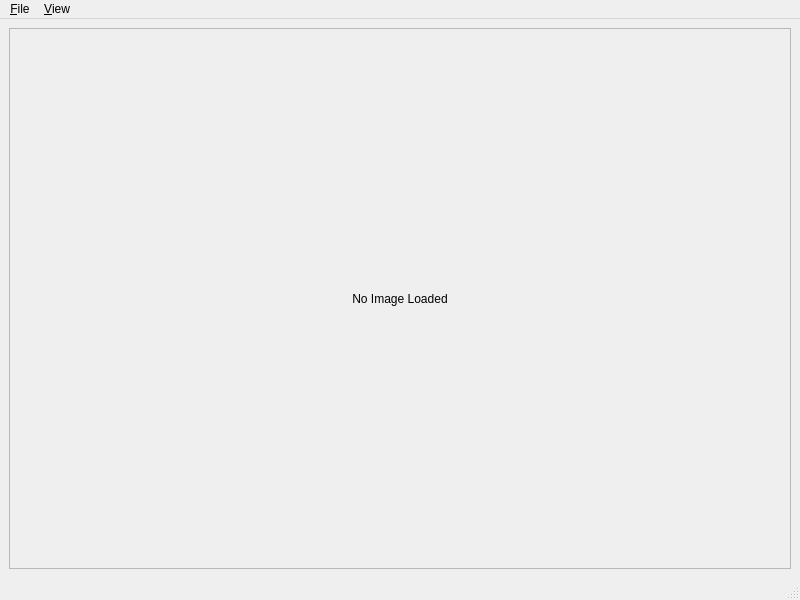
<ui version="4.0" >
 <class>QtSegEditForm</class>
 <widget class="QMainWindow" name="QtSegEditForm" >
  <property name="geometry" >
   <rect>
    <x>0</x>
    <y>0</y>
    <width>800</width>
    <height>600</height>
   </rect>
  </property>
  <property name="windowTitle" >
   <string>Segmentation Editor</string>
  </property>
  <widget class="QWidget" name="centralwidget" >
   <property name="geometry" >
    <rect>
     <x>0</x>
     <y>21</y>
     <width>800</width>
     <height>560</height>
    </rect>
   </property>
   <layout class="QHBoxLayout" name="horizontalLayout" >
    <item>
     <widget class="QScrollArea" name="scrollArea" >
      <property name="widgetResizable" >
       <bool>true</bool>
      </property>
      <widget class="QWidget" name="scrollAreaWidgetContents" >
       <property name="geometry" >
        <rect>
         <x>0</x>
         <y>0</y>
         <width>780</width>
         <height>540</height>
        </rect>
       </property>
       <layout class="QHBoxLayout" name="horizontalLayout_2" >
        <item>
         <widget class="SliceWidget" name="image" >
          <property name="sizePolicy" >
           <sizepolicy vsizetype="Preferred" hsizetype="Preferred" >
            <horstretch>0</horstretch>
            <verstretch>0</verstretch>
           </sizepolicy>
          </property>
          <property name="text" >
           <string>No Image Loaded</string>
          </property>
          <property name="alignment" >
           <set>Qt::AlignCenter</set>
          </property>
         </widget>
        </item>
       </layout>
      </widget>
     </widget>
    </item>
   </layout>
  </widget>
  <widget class="QMenuBar" name="menubar" >
   <property name="geometry" >
    <rect>
     <x>0</x>
     <y>0</y>
     <width>800</width>
     <height>21</height>
    </rect>
   </property>
   <widget class="QMenu" name="menu_File" >
    <property name="title" >
     <string>&amp;File</string>
    </property>
    <addaction name="actionOpen" />
   </widget>
   <widget class="QMenu" name="menu_View" >
    <property name="title" >
     <string>&amp;View</string>
    </property>
    <addaction name="actionFitToWindow" />
    <addaction name="separator" />
    <addaction name="actionZoomIn" />
    <addaction name="actionZoomOut" />
    <addaction name="actionNormalSize" />
   </widget>
   <addaction name="menu_File" />
   <addaction name="menu_View" />
  </widget>
  <widget class="QStatusBar" name="statusbar" >
   <property name="geometry" >
    <rect>
     <x>0</x>
     <y>581</y>
     <width>800</width>
     <height>19</height>
    </rect>
   </property>
  </widget>
  <action name="actionOpen" >
   <property name="text" >
    <string>&amp;Open</string>
   </property>
  </action>
  <action name="actionFitToWindow" >
   <property name="text" >
    <string>Fit to Window</string>
   </property>
  </action>
  <action name="actionZoomIn" >
   <property name="text" >
    <string>Zoom In 25%</string>
   </property>
  </action>
  <action name="actionZoomOut" >
   <property name="text" >
    <string>Zoom Out 25%</string>
   </property>
  </action>
  <action name="actionNormalSize" >
   <property name="text" >
    <string>Normal Size</string>
   </property>
  </action>
 </widget>
 <customwidgets>
  <customwidget>
   <class>SliceWidget</class>
   <extends>QLabel</extends>
   <header>include/SliceWidget.h</header>
  </customwidget>
 </customwidgets>
 <resources/>
 <connections/>
</ui>
